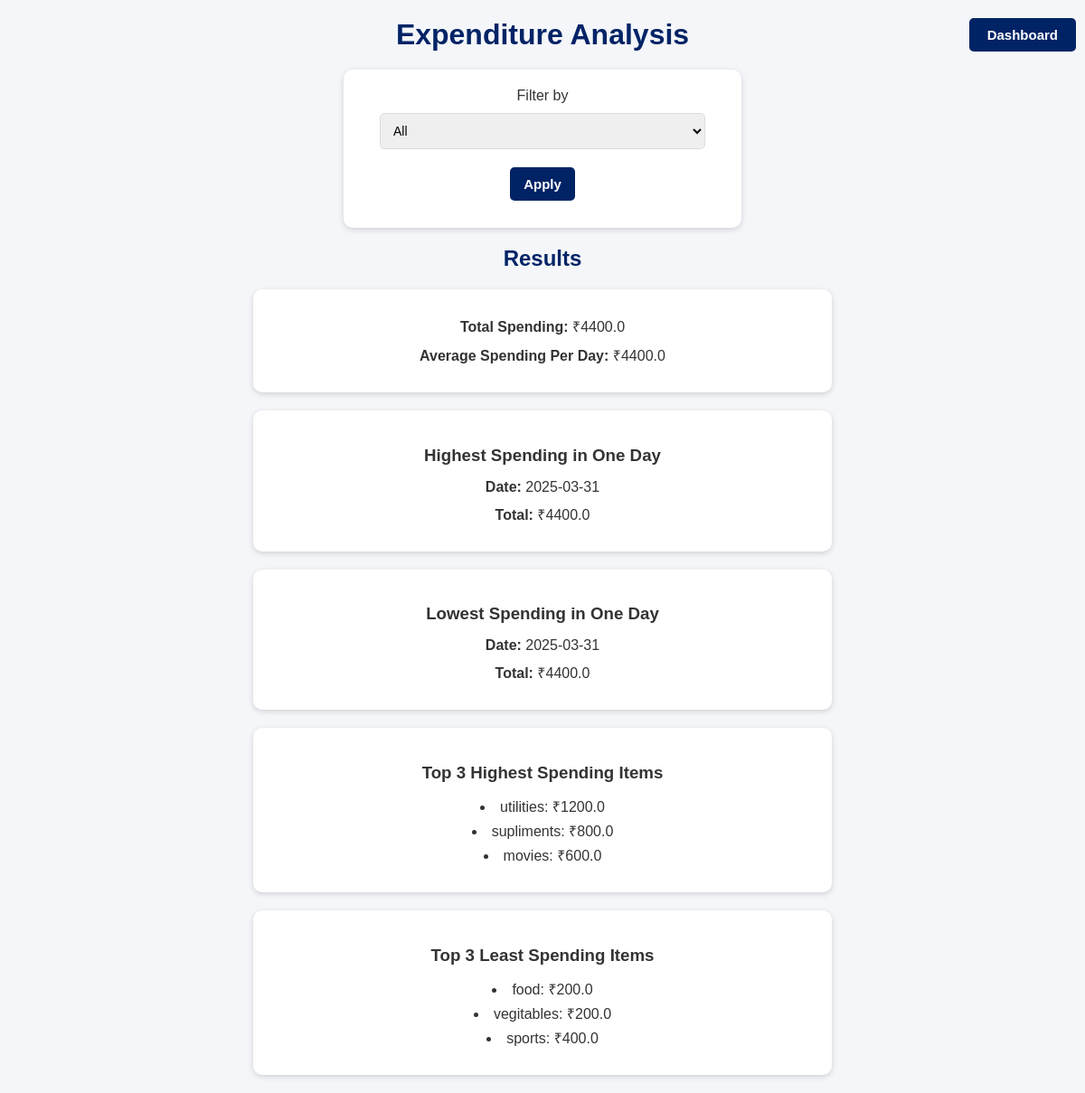
The app's page /expenditure_analysis (signed in), older data.
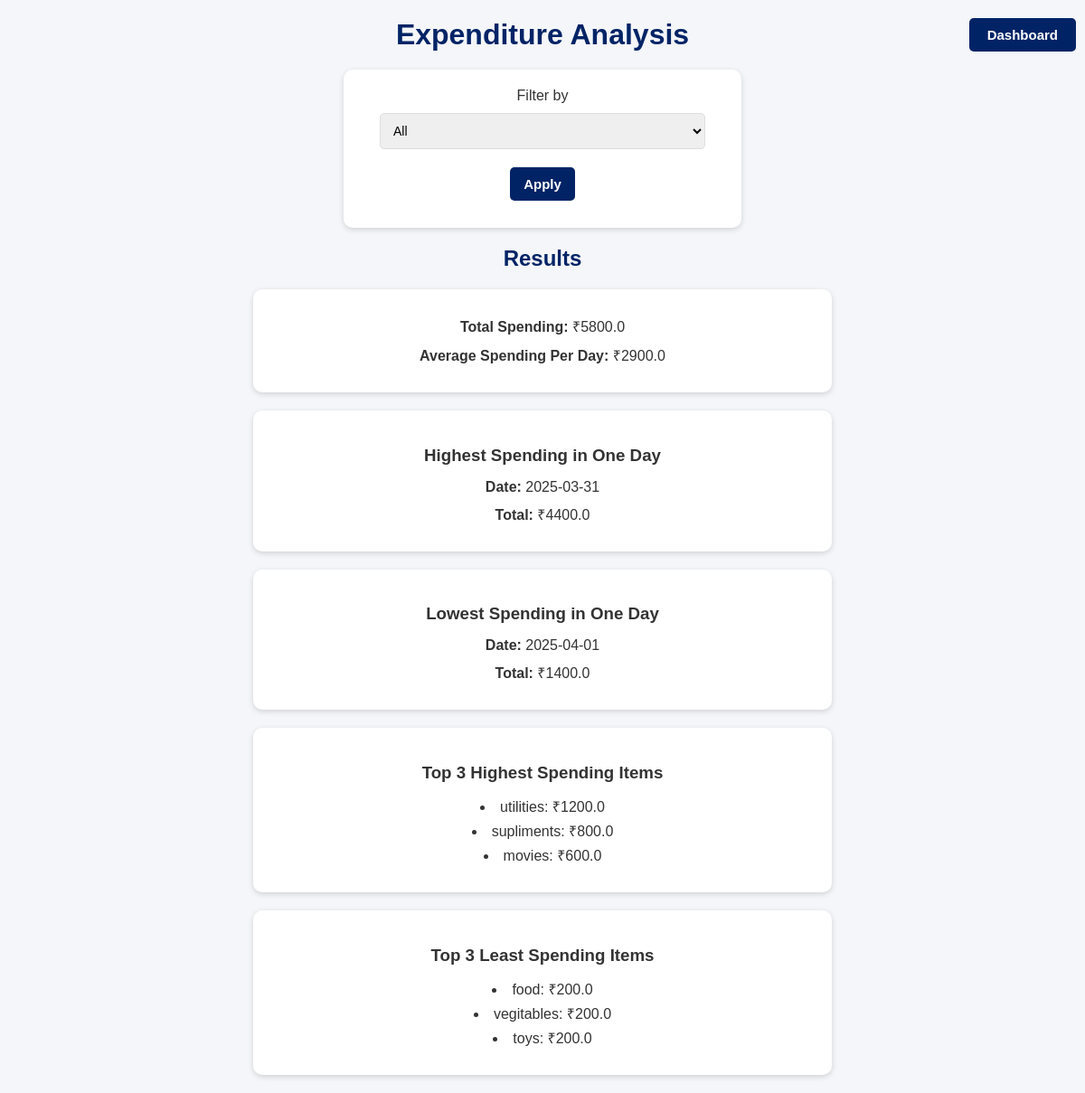
The same page, newer data.
### tables this page shows
CREATE TABLE expenditures (
            id INTEGER PRIMARY KEY AUTOINCREMENT,
            description TEXT NOT NULL,
            amount REAL NOT NULL,
            timestamp DATETIME DEFAULT CURRENT_TIMESTAMP,
            user_id INTEGER NOT NULL,
            FOREIGN KEY (user_id) REFERENCES users (id)
        );

### app.py (the view)
@app.route('/expenditure_analysis', methods=['GET'])
def expenditure_analysis():
    if 'user_id' not in session:
        return redirect(url_for('signin'))
    user_id = session['user_id']
    conn = get_db_connection()
    filter_option = request.args.get('filter', 'all')
    query = "SELECT * FROM expenditures WHERE user_id = ?"
    if filter_option == 'today':
        query = "SELECT * FROM expenditures WHERE DATE(timestamp) = DATE('now') AND user_id = ?"
    elif filter_option == 'last_3_months':
        query = "SELECT * FROM expenditures WHERE DATE(timestamp) >= DATE('now', '-3 months') AND user_id = ?"
    elif filter_option == 'last_6_months':
        query = "SELECT * FROM expenditures WHERE DATE(timestamp) >= DATE('now', '-6 months') AND user_id = ?"
    elif filter_option == 'last_12_months':
        query = "SELECT * FROM expenditures WHERE DATE(timestamp) >= DATE('now', '-12 months') AND user_id = ?"
    expenditures = conn.execute(query, (user_id,)).fetchall()
    conn.close()
    total_spending = sum([exp['amount'] for exp in expenditures])
    days = set([exp['timestamp'].split(' ')[0] for exp in expenditures])
    num_days = len(days)
    average_spending = total_spending / num_days if num_days > 0 else 0
    spending_by_day = {}
    for exp in expenditures:
        date = exp['timestamp'].split(' ')[0]
        spending_by_day[date] = spending_by_day.get(date, 0) + exp['amount']
    highest_day = max(spending_by_day.items(), key=lambda x: x[1], default=None)
    lowest_day = min(spending_by_day.items(), key=lambda x: x[1], default=None)
    highest_spending = sorted(expenditures, key=lambda x: x['amount'], reverse=True)[:3]
    least_spending = sorted(expenditures, key=lambda x: x['amount'])[:3]
    return render_template('expenditure_analysis.html',
                           total_spending=total_spending,
                           average_spending=average_spending,
                           highest_spending=highest_spending,
                           least_spending=least_spending,
                           highest_day=highest_day,
                           lowest_day=lowest_day,
                           filter_option=filter_option)

### app.py (called while the page is built)
def get_db_connection():
    conn = sqlite3.connect(DATABASE)
    conn.row_factory = sqlite3.Row
    return conn

### templates/expenditure_analysis.html (shortened to what this page needs)
<!DOCTYPE html>
<html lang="en">
<head>
    <link rel="stylesheet" href="/static/css/style.css">
</head>
<body>
    <div class="navbar">
        <button class="dashboard" onclick="window.location.href='/dashboard'">Dashboard</button>
    </div>
    <div class="container">
        <h1>Expenditure Analysis</h1>
        <form action="/expenditure_analysis" method="GET" class="filter-form">
            <label for="filter">Filter by</label>
            <select id="filter" name="filter">
                <option value="all" {% if filter_option == 'all' %}selected{% endif %}>All</option>
            </select>
            <button type="submit">Apply</button>
        </form>
        <h2 class="results-text">Results</h2>
        <div class="analysis-box">
            <p><strong>Total Spending:</strong> ₹{{ total_spending }}</p>
            <p><strong>Average Spending Per Day:</strong> ₹{{ average_spending }}</p>
        </div>
        <div class="analysis-box">
            <h3>Highest Spending in One Day</h3>
            <p><strong>Date:</strong> {{ highest_day[0] if highest_day else "No data" }}</p>
            <p><strong>Total:</strong> ₹{{ highest_day[1] if highest_day else 0 }}</p>
        </div>
        <div class="analysis-box">
            <h3>Lowest Spending in One Day</h3>
            <p><strong>Date:</strong> {{ lowest_day[0] if lowest_day else "No data" }}</p>
            <p><strong>Total:</strong> ₹{{ lowest_day[1] if lowest_day else 0 }}</p>
        </div>
        <div class="analysis-box">
            <h3>Top 3 Highest Spending Items</h3>
            <ul>
                {% for exp in highest_spending %}
                <li>{{ exp.description }}: ₹{{ exp.amount }}</li>
                {% endfor %}
            </ul>
        </div>
        <div class="analysis-box">
            <h3>Top 3 Least Spending Items</h3>
            <ul>
                {% for exp in least_spending %}
                <li>{{ exp.description }}: ₹{{ exp.amount }}</li>
                {% endfor %}
            </ul>
        </div>
    </div>
</body>
</html>

### static/css/style.css (style rules this page uses)
body { font-family: 'Arial', sans-serif; background: #f4f6f9; margin: 0; padding: 0; color: #333; text-align: center; }
h1, h2 { color: #002366; margin: 20px 0; }
button { font-size: 15px; font-weight: bold; padding: 10px 15px; margin: 10px auto; border: none; border-radius: 5px; cursor: pointer; transition: all 0.3s ease; background-color: #002366; color: white; }
.navbar { background: none; text-align: right; padding: 10px; position: absolute; top: 0; right: 0; z-index: 1000; }
.navbar button { background-color: #002366; color: white; padding: 10px 20px; border-radius: 5px; border: none; cursor: pointer; }
form { background: #ffffff; border-radius: 10px; padding: 20px; margin: 20px auto; box-shadow: 0px 2px 6px rgba(0, 0, 0, 0.15); width: 90%; max-width: 400px; }
input, select { width: 90%; padding: 10px; margin: 10px 0; border-radius: 5px; border: 1px solid #ddd; font-size: 14px; }
.analysis-box { background: #ffffff; border-radius: 10px; padding: 20px; margin: 20px auto; box-shadow: 0px 2px 6px rgba(0, 0, 0, 0.15); width: 90%; max-width: 600px; text-align: center; }
.analysis-box h2, .analysis-box h3 { margin-bottom: 15px; }
.analysis-box p, .analysis-box ul { margin: 10px 0; }
.analysis-box ul { padding-left: 0; list-style-position: inside; }
.analysis-box ul li { margin-bottom: 5px; }

Row changes from the older to the newer data that the page shows:
no longer on this page (row unchanged): expenditures: description "sports", amount "400.0", shown under "Top 3 Least Spending Items"
added expenditures: description "toys", amount "200.0", shown under "Top 3 Least Spending Items"
Text that changed along with them:
{{ total_spending }}: "4400.0" → "5800.0"
{{ average_spending }}: "4400.0" → "2900.0"
{{ lowest_day[0] if lowest_day else "No data" }}: "2025-03-31" → "2025-04-01"
{{ lowest_day[1] if lowest_day else 0 }}: "4400.0" → "1400.0"
